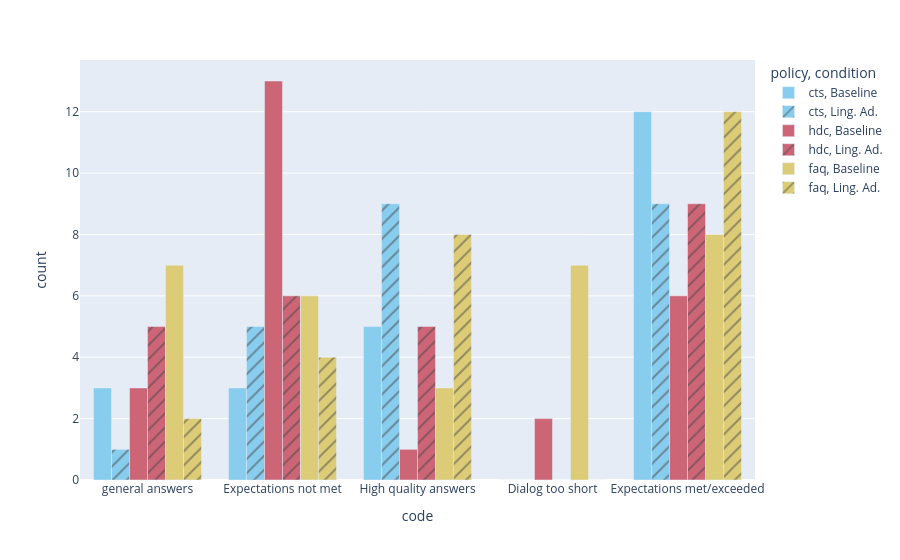

The notebook cell this image was saved under:
### Code cell
from seaborn import barplot
import plotly.graph_objects as go
import plotly.express as px

import pandas as pd
expectations_data = []
simple_labels = ["general answers"]
complex_labels = {"Expectations not met": ['Expectations not met', 'Negative Expectations Met'],
                  "High quality answers": ["Accurate answers", "clear answers/precise/detailed"],
                  "Dialog too short": ["Dialog too fast/short"],
                  "Expectations met/exceeded": ["Expectations Met/Exceeded"]}
base_data  = {}
ling_ad_data = {}
for policy in baseline_exps:
    base_data[policy] = {}
    ling_ad_data[policy] = {}
    for label in simple_labels:
        expectations_data.append({
            "code": label,
            "policy": policy,
            "condition": f"Baseline",
            "count": baseline_exps[policy][label]
        })
        base_data[policy][label] = baseline_exps[policy][label]
        expectations_data.append({
            "code": label,
            "policy": policy,
            "condition": f"Ling. Ad.",
            "count": ling_ad_exps[policy][label]
        })
        ling_ad_data[policy][label] = ling_ad_exps[policy][label]
    for label in complex_labels:
        expectations_data.append({
            "code": label,
            "policy": policy,
            "condition": f"Baseline",
            "count": sum([baseline_exps[policy][l] if l in baseline_exps[policy] else 0 for l in complex_labels[label]])
        })
        base_data[policy][label] = sum([baseline_exps[policy][l] if l in baseline_exps[policy] else 0 for l in complex_labels[label]])
        expectations_data.append({
            "code": label,
            "policy": policy,
            "condition": f"Ling. Ad.",
            "count": sum([ling_ad_exps[policy][l] if l in ling_ad_exps[policy] else 0 for l in complex_labels[label]])
        })
        ling_ad_data[policy][label] = sum([ling_ad_exps[policy][l] if l in ling_ad_exps[policy] else 0 for l in complex_labels[label]])
expectations_data = pd.DataFrame(expectations_data)


fig = px.bar(expectations_data, x="code", y="count", color="policy", pattern_shape='condition', barmode="group", color_discrete_sequence=px.colors.qualitative.Safe)
fig.show()

### Figure 1 — Plotly figure (JSON) as saved in the notebook; plotly's stock layout.template omitted (floating-point values rounded to 4 significant figures)
{"data": [{"alignmentgroup": "True", "hovertemplate": "policy=cts<br>condition=Baseline<br>code=%{x}<br>count=%{y}<extra></extra>", "legendgroup": "cts, Baseline", "marker": {"color": "rgb(136, 204, 238)", "pattern": {"shape": ""}}, "name": "cts, Baseline", "offsetgroup": "cts, Baseline", "orientation": "v", "showlegend": true, "textposition": "auto", "type": "bar", "x": ["general answers", "Expectations not met", "High quality answers", "Dialog too short", "Expectations met/exceeded"], "xaxis": "x", "y": [3, 3, 5, 0, 12], "yaxis": "y"}, {"alignmentgroup": "True", "hovertemplate": "policy=cts<br>condition=Ling. Ad.<br>code=%{x}<br>count=%{y}<extra></extra>", "legendgroup": "cts, Ling. Ad.", "marker": {"color": "rgb(136, 204, 238)", "pattern": {"shape": "/"}}, "name": "cts, Ling. Ad.", "offsetgroup": "cts, Ling. Ad.", "orientation": "v", "showlegend": true, "textposition": "auto", "type": "bar", "x": ["general answers", "Expectations not met", "High quality answers", "Dialog too short", "Expectations met/exceeded"], "xaxis": "x", "y": [1, 5, 9, 0, 9], "yaxis": "y"}, {"alignmentgroup": "True", "hovertemplate": "policy=hdc<br>condition=Baseline<br>code=%{x}<br>count=%{y}<extra></extra>", "legendgroup": "hdc, Baseline", "marker": {"color": "rgb(204, 102, 119)", "pattern": {"shape": ""}}, "name": "hdc, Baseline", "offsetgroup": "hdc, Baseline", "orientation": "v", "showlegend": true, "textposition": "auto", "type": "bar", "x": ["general answers", "Expectations not met", "High quality answers", "Dialog too short", "Expectations met/exceeded"], "xaxis": "x", "y": [3, 13, 1, 2, 6], "yaxis": "y"}, {"alignmentgroup": "True", "hovertemplate": "policy=hdc<br>condition=Ling. Ad.<br>code=%{x}<br>count=%{y}<extra></extra>", "legendgroup": "hdc, Ling. Ad.", "marker": {"color": "rgb(204, 102, 119)", "pattern": {"shape": "/"}}, "name": "hdc, Ling. Ad.", "offsetgroup": "hdc, Ling. Ad.", "orientation": "v", "showlegend": true, "textposition": "auto", "type": "bar", "x": ["general answers", "Expectations not met", "High quality answers", "Dialog too short", "Expectations met/exceeded"], "xaxis": "x", "y": [5, 6, 5, 0, 9], "yaxis": "y"}, {"alignmentgroup": "True", "hovertemplate": "policy=faq<br>condition=Baseline<br>code=%{x}<br>count=%{y}<extra></extra>", "legendgroup": "faq, Baseline", "marker": {"color": "rgb(221, 204, 119)", "pattern": {"shape": ""}}, "name": "faq, Baseline", "offsetgroup": "faq, Baseline", "orientation": "v", "showlegend": true, "textposition": "auto", "type": "bar", "x": ["general answers", "Expectations not met", "High quality answers", "Dialog too short", "Expectations met/exceeded"], "xaxis": "x", "y": [7, 6, 3, 7, 8], "yaxis": "y"}, {"alignmentgroup": "True", "hovertemplate": "policy=faq<br>condition=Ling. Ad.<br>code=%{x}<br>count=%{y}<extra></extra>", "legendgroup": "faq, Ling. Ad.", "marker": {"color": "rgb(221, 204, 119)", "pattern": {"shape": "/"}}, "name": "faq, Ling. Ad.", "offsetgroup": "faq, Ling. Ad.", "orientation": "v", "showlegend": true, "textposition": "auto", "type": "bar", "x": ["general answers", "Expectations not met", "High quality answers", "Dialog too short", "Expectations met/exceeded"], "xaxis": "x", "y": [2, 4, 8, 0, 12], "yaxis": "y"}], "layout": {"barmode": "group", "legend": {"title": {"text": "policy, condition"}, "tracegroupgap": 0}, "margin": {"t": 60}, "xaxis": {"anchor": "y", "domain": [0, 1], "title": {"text": "code"}}, "yaxis": {"anchor": "x", "domain": [0, 1], "title": {"text": "count"}}}}
